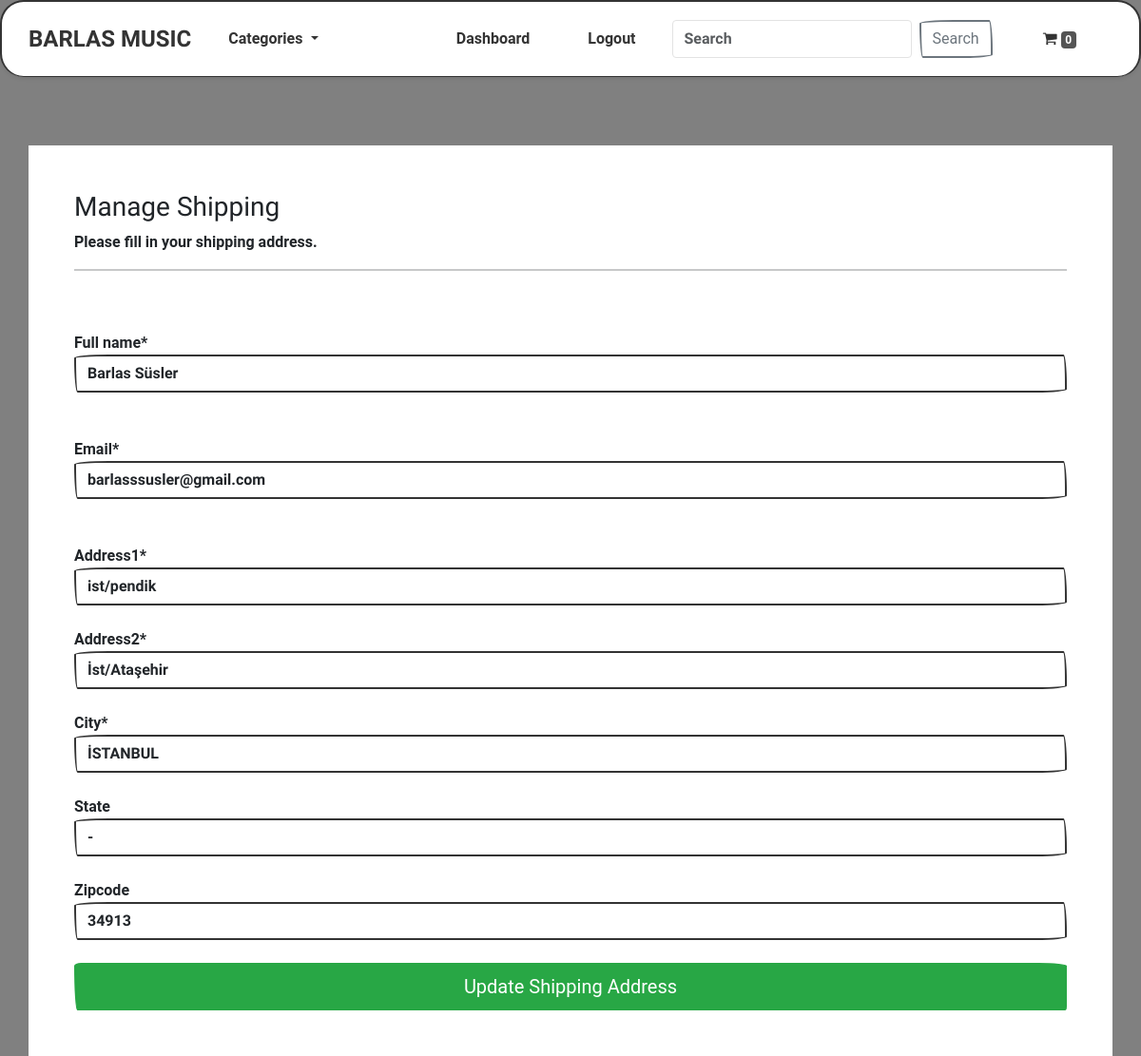
The page /account/manage-shipping (signed in) on the database its author committed.
### payment/models.py (models this page shows, shortened)
class ShippingAddress(models.Model):
    full_name = models.CharField(max_length=300)
    email = models.EmailField(max_length=255)
    address1 = models.CharField(max_length=300)
    address2 = models.CharField(max_length=300)
    city = models.CharField(max_length=255)
    state = models.CharField(max_length=255, null=True, blank=True)
    zipcode = models.CharField(max_length=255, null=True, blank=True)
    user = models.ForeignKey(User, on_delete=models.CASCADE, null=True, blank=True)
    class Meta:
        verbose_name_plural = 'Shipping Address'

### account/views.py (the view, shortened to what this page needs)
# urls.py: path('manage-shipping', views.manage_shipping, name='manage-shipping'),
def manage_shipping(request):
    try:
        shipping = ShippingAddress.objects.get(user=request.user.id)
    except ShippingAddress.DoesNotExist:
        shipping =  None
    form = ShippingForm(instance=shipping)
    context= {'form':form}
    return render(request, 'account/manage-shipping.html', context=context)

### account/forms.py
class ShippingForm(forms.ModelForm):
    class Meta:
        model = ShippingAddress
        fields = ['full_name', 'email', 'address1', 'address2', 'city', 'state', 'zipcode']
        exclude = ['user',]

### cart/cart.py (called while the page is built)
    def __len__(self):
        return sum(item['qty'] for item in self.cart.values())

### cart/context_processors.py (called while the page is built)
def cart(request):
    return {'cart': Cart(request)}

### store/models.py (called while the page is built)
    def get_absolute_url(self):
        return reverse('list-category', args=[self.slug])

### store/views.py (called while the page is built)
def categories(request):
    all_categories = Category.objects.all()
    return {'all_categories': all_categories}

### account/templates/account/manage-shipping.html (shortened to what this page needs)
{% include "store/base.html" %}
{% load static %}
{% load crispy_forms_tags %}
{% block content %}
<div class="container bg-white shadow-md p-5">
    <h3> Manage Shipping </h3>
    <p> Please fill in your shipping address. </p>
    <hr>
    <br>
    <br>
    <form method="POST" autocomplete="off">
        {{ form.full_name|as_crispy_field }}
        <br><br>
        {{ form.email|as_crispy_field }}
        <br><br>
        {{ form.address1|as_crispy_field }}
        <br>
        {{ form.address2|as_crispy_field }}
        <br>
        {{ form.city|as_crispy_field }}
        <br>
        {{ form.state|as_crispy_field }}
        <br>
        {{ form.zipcode|as_crispy_field }}
        <br>
        <button type="submit" class="btn btn-success btn-lg w-100 btn-block p-2"> Update Shipping Address
        </button>
    </form>
</div>
{% endblock %}

### static/css/styles.css (style rules this page uses)
body { background-color: #f0f2f5; font-family: 'Roboto', sans-serif; }

### account/templates/account/manage-shipping.html (style rules this page uses)
body { background-color: gray; }

### rows shown on the page
ShippingAddress: full_name "Barlas Süsler", email "barlasssusler@gmail.com", address1 "ist/pendik", address2 "İst/Ataşehir", city "İSTANBUL", state "-", zipcode "34913"

### other values the page prints
{{ qty_amount }} "0"
